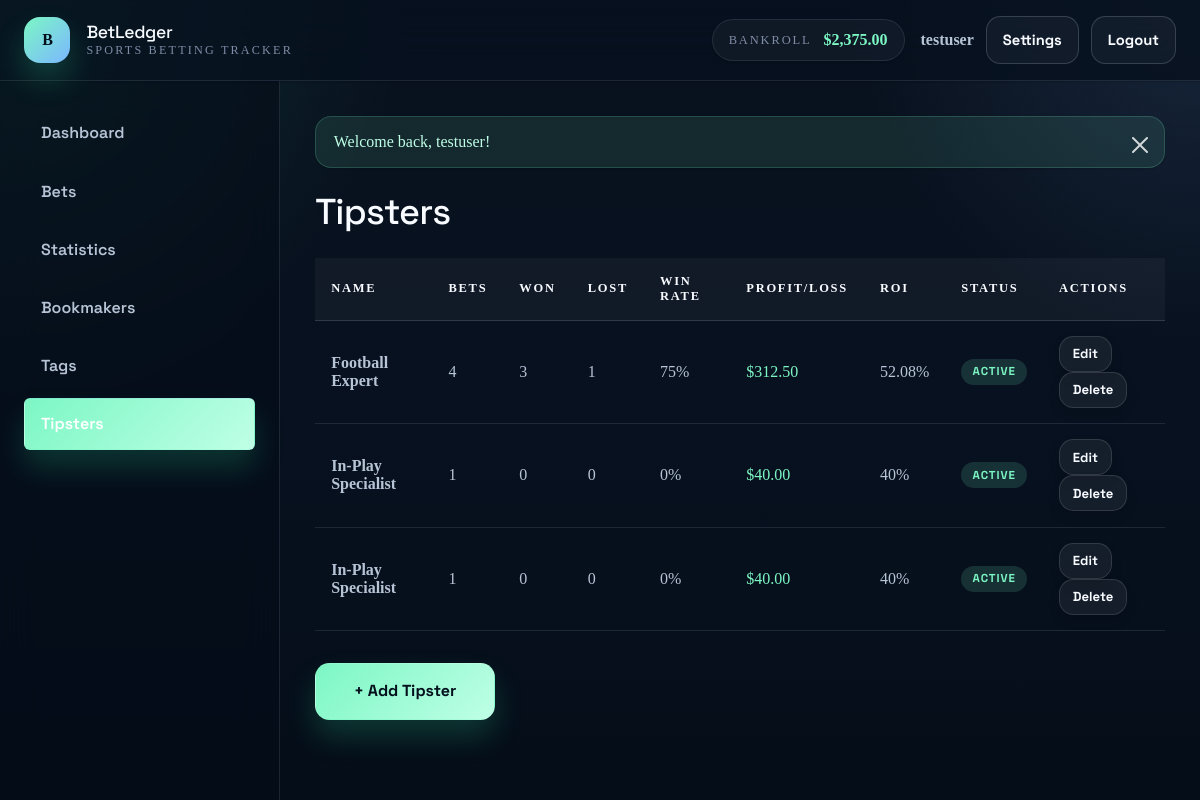
Screenshot of /tipsters (signed in) with the database file from the repository.
### tables this page shows
CREATE TABLE users (
    id INT PRIMARY KEY AUTO_INCREMENT,
    username VARCHAR(50) UNIQUE NOT NULL,
    email VARCHAR(120) UNIQUE NOT NULL,
    password_hash VARCHAR(255) NOT NULL,
    currency VARCHAR(3) DEFAULT 'USD',
    timezone VARCHAR(50) DEFAULT 'UTC',
    odds_format VARCHAR(20) DEFAULT 'decimal',
    date_format VARCHAR(20) DEFAULT 'Y-m-d',
    bankroll_start DECIMAL(12, 2) DEFAULT 0,
    created_at TIMESTAMP DEFAULT CURRENT_TIMESTAMP,
    updated_at TIMESTAMP DEFAULT CURRENT_TIMESTAMP ON UPDATE CURRENT_TIMESTAMP,
    deleted_at TIMESTAMP NULL,
    INDEX idx_email (email),
    INDEX idx_username (username)
);

CREATE TABLE tipsters (
    id INT PRIMARY KEY AUTO_INCREMENT,
    user_id INT NOT NULL,
    name VARCHAR(100) NOT NULL,
    source_url VARCHAR(255),
    notes TEXT,
    is_active BOOLEAN DEFAULT TRUE,
    created_at TIMESTAMP DEFAULT CURRENT_TIMESTAMP,
    FOREIGN KEY (user_id) REFERENCES users(id) ON DELETE CASCADE,
    INDEX idx_user_id (user_id),
    INDEX idx_name (name)
);

### src/views/tipsters/list.php (called while the page is built, shortened)
<?php
include __DIR__ . '/../layout.php';
?>

### src/controllers/TipsterController.php (called while the page is built, shortened)
<?php
class TipsterController {
    public static function list() {
        $userId = getCurrentUserId();
        $tipsterModel = new Tipster();
        $tipsters = $tipsterModel->getByUser($userId);
        foreach ($tipsters as &$tipster) {
            $stats = $tipsterModel->getStatistics($tipster['id'], $userId);
        }
        include __DIR__ . '/../views/tipsters/list.php';
    }
}

### config/helpers.php (called while the page is built, shortened)
<?php
function sanitize($input) {
    return htmlspecialchars($input, ENT_QUOTES, 'UTF-8');
}
function formatCurrency($amount, $currency = 'USD', $decimals = 2) {
    $symbols = CURRENCY_SYMBOLS;
    $symbol = isset($symbols[$currency]) ? $symbols[$currency] : '$';
    $formatted = number_format($amount, $decimals, '.', ',');
    return $symbol . $formatted;
}
function isLoggedIn() {
    return isset($_SESSION['user_id']);
}
function getCurrentUserId() {
    return $_SESSION['user_id'] ?? null;
}
function getCurrentUser() {
    $db = Database::getInstance()->getConnection();
    $stmt = $db->prepare('SELECT * FROM users WHERE id = ?');
    $stmt->execute([getCurrentUserId()]);
    return $stmt->fetch();
}
function getFlash($type) {
    if (isset($_SESSION['flash'][$type])) {
        $message = $_SESSION['flash'][$type];
        return $message;
    }
    return null;
}
function hasFlash($type) {
    return isset($_SESSION['flash'][$type]);
}

### config/Database.php (called while the page is built, shortened)
<?php
class Database {
    private static $instance = null;
    private $connection = null;
    private function __construct() {
        try {
            $dsn = 'mysql:host=' . DB_HOST . ';port=' . DB_PORT . ';dbname=' . DB_NAME . ';charset=utf8mb4';
            $this->connection = new PDO(
                $dsn,
                DB_USER,
                DB_PASS,
                [
                    PDO::ATTR_ERRMODE => PDO::ERRMODE_EXCEPTION,
                    PDO::ATTR_DEFAULT_FETCH_MODE => PDO::FETCH_ASSOC,
                    PDO::ATTR_EMULATE_PREPARES => false,
                    PDO::MYSQL_ATTR_INIT_COMMAND => "SET NAMES utf8mb4 COLLATE utf8mb4_unicode_ci"
                ]
            );
        } catch (PDOException $e) {
            die('Database Connection Error: ' . $e->getMessage());
        }
    }
    public static function getInstance() {
        if (self::$instance === null) {
            self::$instance = new Database();
        }
        return self::$instance;
    }
    public function getConnection() {
        return $this->connection;
    }
}

### src/models/User.php (called while the page is built, shortened)
<?php
class User {
    private $db;
    public function __construct() {
        $this->db = Database::getInstance()->getConnection();
    }
    public function getCurrentBankroll($userId) {
        $stmt = $this->db->prepare('
            SELECT SUM(account_balance + bonus_balance) as total_balance
            FROM bookmakers
            WHERE user_id = ? AND is_archived = 0
        ');
        $stmt->execute([$userId]);
        $result = $stmt->fetch();
        return $result['total_balance'] ?? 0;
    }
}

### src/models/Tipster.php (called while the page is built, shortened)
<?php
class Tipster {
    private $db;
    public function __construct() {
        $this->db = Database::getInstance()->getConnection();
    }
    public function getByUser($userId, $activeOnly = true) {
        $sql = 'SELECT * FROM tipsters WHERE user_id = ?';
        $params = [$userId];
        if ($activeOnly) {
            $sql .= ' AND is_active = 1';
        }
        $sql .= ' ORDER BY name';
        $stmt = $this->db->prepare($sql);
        $stmt->execute($params);
        return $stmt->fetchAll();
    }
    public function getStatistics($tipsterId, $userId) {
        $stmt = $this->db->prepare('
            SELECT
                COUNT(DISTINCT b.id) as total_bets,
                SUM(CASE WHEN b.status = ? THEN 1 ELSE 0 END) as won_bets,
                SUM(CASE WHEN b.status = ? THEN 1 ELSE 0 END) as lost_bets,
                SUM(CASE WHEN b.status = ? THEN 1 ELSE 0 END) as cashout_bets,
                SUM(b.stake) as total_staked,
                SUM(CASE WHEN b.actual_return IS NOT NULL THEN b.actual_return ELSE 0 END) as total_returned,
                SUM(CASE WHEN b.actual_return IS NOT NULL THEN (b.actual_return - b.stake) ELSE 0 END) as profit_loss
            FROM bets b
            JOIN bet_tipsters bt ON b.id = bt.bet_id
            WHERE bt.tipster_id = ? AND b.user_id = ? AND b.status IN (?, ?, ?)
        ');
        $stmt->execute([
            BET_STATUS_WON,
            BET_STATUS_LOST,
            BET_STATUS_CASHOUT,
            $tipsterId,
            $userId,
            BET_STATUS_WON,
            BET_STATUS_LOST,
            BET_STATUS_CASHOUT
        ]);
        return $stmt->fetch();
    }
}

### src/views/tipsters/list-content.php (the view, shortened to what this page needs)
<div class="tipsters-container">
    <h1>Tipsters</h1>
    <table class="tipsters-table">
        <thead>
            <tr>
                <th>Name</th>
                <th>Bets</th>
                <th>Won</th>
                <th>Lost</th>
                <th>Win Rate</th>
                <th>Profit/Loss</th>
                <th>ROI</th>
                <th>Status</th>
                <th>Actions</th>
            </tr>
        </thead>
        <tbody>
            <?php foreach ($tipsters as $tipster): ?>
            <tr>
                <td><strong><?php echo sanitize($tipster['name']); ?></strong></td>
                <td><?php echo $tipster['stats']['total_bets'] ?? 0; ?></td>
                <td><?php echo $tipster['stats']['won_bets'] ?? 0; ?></td>
                <td><?php echo $tipster['stats']['lost_bets'] ?? 0; ?></td>
                <td><?php echo $tipster['win_rate']; ?>%</td>
                <td class="<?php echo (($tipster['stats']['profit_loss'] ?? 0) >= 0) ? 'success' : 'danger'; ?>">
                    <?php echo formatCurrency($tipster['stats']['profit_loss'] ?? 0, getCurrentUser()['currency']); ?>
                </td>
                <td><?php echo $tipster['roi']; ?>%</td>
                <td><?php echo $tipster['is_active'] ? '<span class="badge badge-success">Active</span>' : '<span class="badge badge-secondary">Inactive</span>'; ?></td>
                <td>
                    <a href="/tipsters/<?php echo $tipster['id']; ?>/edit" class="btn btn-small">Edit</a>
                    <form method="POST" action="/tipsters/<?php echo $tipster['id']; ?>/delete" style="display: inline;">
                        <button type="submit" class="btn btn-small btn-danger" onclick="return confirm('Delete tipster?')">Delete</button>
                    </form>
                </td>
            </tr>
            <?php endforeach; ?>
        </tbody>
    </table>
    <div class="quick-actions">
        <a href="/tipsters/add" class="btn btn-primary btn-large">+ Add Tipster</a>
    </div>
</div>

### src/views/layout.php (shortened to what this page needs)
<!DOCTYPE html>
<html lang="en">
<head>
    <link href="https://cdn.jsdelivr.net/npm/bootstrap@5.3.3/dist/css/bootstrap.min.css" rel="stylesheet">
    <link rel="stylesheet" href="/css/style.css">
</head>
<body class="<?php echo isLoggedIn() ? 'app-shell authenticated-shell' : 'app-shell guest-shell'; ?>">
    <?php $currentRoute = $request_uri ?? ''; ?>
    <div class="app-shell-frame">
        <header class="app-header">
            <div class="container-fluid px-4 py-3 header-content">
                <a href="/" class="logo text-decoration-none">
                    <?php if (isLoggedIn()): ?>
                    <span class="brand-mark"><?php echo substr(APP_NAME, 0, 1); ?></span>
                    <?php endif; ?>
                    <span>
                        <h1><?php echo APP_NAME; ?></h1>
                        <span class="tagline">Sports betting tracker</span>
                    </span>
                </a>
                <?php if (isLoggedIn()): ?>
                <div class="header-right">
                    <div class="bankroll-display">
                        <?php
                        $user = new User();
                        $bankroll = $user->getCurrentBankroll(getCurrentUserId());
                        $currency = getCurrentUser()['currency'] ?? 'USD';
                        ?>
                        <span class="label">Bankroll</span>
                        <span class="amount <?php echo $bankroll < 0 ? 'negative' : 'positive'; ?>">
                            <?php echo formatCurrency($bankroll, $currency); ?>
                        </span>
                    </div>
                    <div class="user-menu">
                        <span class="username"><?php echo sanitize(getCurrentUser()['username']); ?></span>
                        <a href="/settings" class="btn btn-outline-light btn-sm">Settings</a>
                        <a href="/logout" class="btn btn-light btn-sm">Logout</a>
                    </div>
                </div>
                <?php endif; ?>
            </div>
        </header>
        <div class="main-layout">
            <?php if (isLoggedIn()): ?>
            <aside class="sidebar">
                <div class="sidebar-inner">
                    <nav class="nav-menu nav nav-pills flex-column">
                        <a href="/" class="nav-item nav-link <?php echo ($currentRoute === '' || $currentRoute === 'dashboard') ? 'active' : ''; ?>">Dashboard</a>
                        <a href="/bets" class="nav-item nav-link <?php echo strpos($currentRoute, 'bets') === 0 ? 'active' : ''; ?>">Bets</a>
                        <a href="/statistics" class="nav-item nav-link <?php echo strpos($currentRoute, 'statistics') === 0 ? 'active' : ''; ?>">Statistics</a>
                        <a href="/bookmakers" class="nav-item nav-link <?php echo strpos($currentRoute, 'bookmakers') === 0 ? 'active' : ''; ?>">Bookmakers</a>
                        <a href="/tags" class="nav-item nav-link <?php echo strpos($currentRoute, 'tags') === 0 ? 'active' : ''; ?>">Tags</a>
                        <a href="/tipsters" class="nav-item nav-link <?php echo strpos($currentRoute, 'tipsters') === 0 ? 'active' : ''; ?>">Tipsters</a>
                    </nav>
                </div>
            </aside>
            <?php endif; ?>
            <main class="main-content">
                <?php if (hasFlash('success')): ?>
                <div class="alert alert-success alert-dismissible fade show" role="alert">
                    <?php echo getFlash('success'); ?>
                    <button type="button" class="btn-close" data-bs-dismiss="alert" aria-label="Close"></button>
                </div>
                <?php endif; ?>
                <?php include $content_view; ?>
            </main>
        </div>
    </div>
</body>
</html>

### rows the page displays
users: username "testuser"
tipsters: name "Football Expert", total_bets "4", won_bets "3", lost_bets "1", win_rate "75", currency "$312.50", roi "52.08", is_active "ACTIVE"
tipsters: name "In-Play Specialist", total_bets "1", won_bets "0", lost_bets "0", win_rate "0", currency "$40.00", roi "40", is_active "ACTIVE"

### other values shown
substr(APP_NAME, 0, 1) "B"
APP_NAME "BetLedger"
formatCurrency($bankroll, $currency) "$2,375.00"
getFlash('success') "Welcome back, testuser!"
